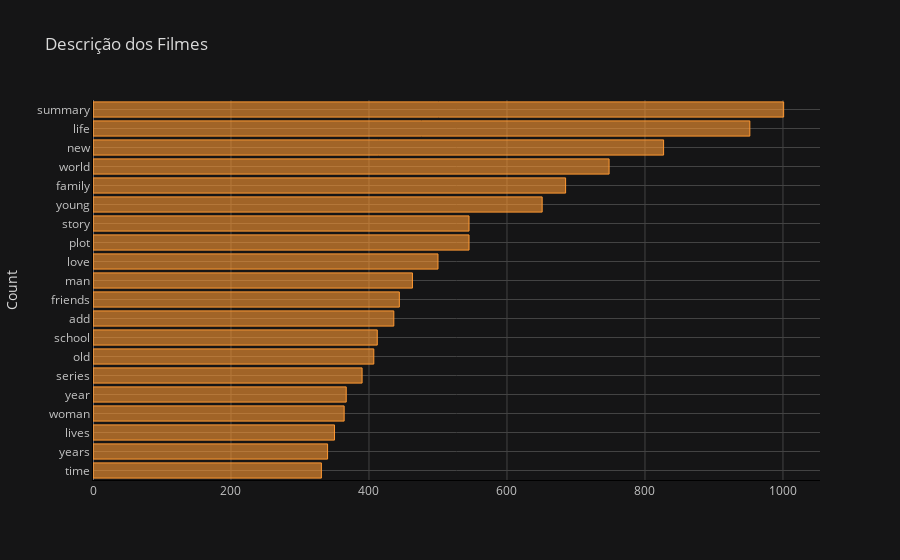

The notebook cell this image was saved under:
### Markdown cell above
### Visualize a distribuição de frequência do token (vocabulário) após a remoção das Stop Words

### Code cell
def get_top_n_words(corpus, n=None):
    vec = CountVectorizer(stop_words='english').fit(corpus)
    bag_of_words = vec.transform(corpus)
    sum_words = bag_of_words.sum(axis=0) 
    words_freq = [(word, sum_words[0, idx]) for word, idx in vec.vocabulary_.items()]
    words_freq =sorted(words_freq, key = lambda x: x[1], reverse=True)
    return words_freq[:n]
common_words = get_top_n_words(df['description'], 20)
df2 = pd.DataFrame(common_words, columns = ['description' , 'count'])
df2.groupby('description').sum()['count'].sort_values().iplot(kind='barh', yTitle='Count', linecolor='black', title='Descrição dos Filmes')

### Figure 1 — Plotly figure (JSON) as saved in the notebook; plotly's stock layout.template omitted (floating-point values rounded to 4 significant figures)
{"data": [{"marker": {"color": "rgba(255, 153, 51, 0.6)", "line": {"color": "rgba(255, 153, 51, 1.0)", "width": 1}}, "name": "count", "orientation": "h", "text": "", "type": "bar", "x": [331, 340, 350, 364, 367, 390, 407, 412, 436, 444, 463, 500, 545, 545, 651, 685, 748, 827, 952, 1001], "y": ["time", "years", "lives", "woman", "year", "series", "old", "school", "add", "friends", "man", "love", "plot", "story", "young", "family", "world", "new", "life", "summary"]}], "layout": {"legend": {"bgcolor": "#151516", "font": {"color": "#D9D9D9"}}, "paper_bgcolor": "#151516", "plot_bgcolor": "#151516", "title": {"font": {"color": "#D9D9D9"}, "text": "Descrição dos Filmes"}, "xaxis": {"gridcolor": "#434343", "linecolor": "black", "showgrid": true, "tickfont": {"color": "#C2C2C2"}, "title": {"font": {"color": "#D9D9D9"}, "text": ""}, "zerolinecolor": "#666570"}, "yaxis": {"gridcolor": "#434343", "linecolor": "black", "showgrid": true, "tickfont": {"color": "#C2C2C2"}, "title": {"font": {"color": "#D9D9D9"}, "text": "Count"}, "zerolinecolor": "#666570"}}}
